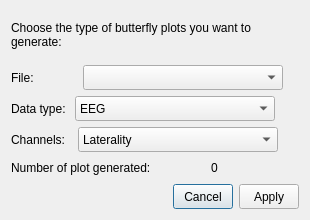
<?xml version="1.0" encoding="UTF-8"?>
<ui version="4.0">
 <class>GenerateMultipleButterfly</class>
 <widget class="QDialog" name="GenerateMultipleButterfly">
  <property name="geometry">
   <rect>
    <x>0</x>
    <y>0</y>
    <width>310</width>
    <height>220</height>
   </rect>
  </property>
  <property name="minimumSize">
   <size>
    <width>310</width>
    <height>220</height>
   </size>
  </property>
  <property name="maximumSize">
   <size>
    <width>310</width>
    <height>220</height>
   </size>
  </property>
  <property name="windowTitle">
   <string>Dialog</string>
  </property>
  <layout class="QVBoxLayout" name="verticalLayout_2">
   <item>
    <widget class="QLabel" name="label_3">
     <property name="text">
      <string>Choose the type of butterfly plots you want to generate:</string>
     </property>
     <property name="wordWrap">
      <bool>true</bool>
     </property>
    </widget>
   </item>
   <item>
    <layout class="QVBoxLayout" name="verticalLayout">
     <item>
      <layout class="QHBoxLayout" name="horizontalLayout_5">
       <property name="leftMargin">
        <number>0</number>
       </property>
       <property name="topMargin">
        <number>0</number>
       </property>
       <property name="rightMargin">
        <number>0</number>
       </property>
       <property name="bottomMargin">
        <number>0</number>
       </property>
       <item>
        <widget class="QLabel" name="label_5">
         <property name="text">
          <string>File:             </string>
         </property>
        </widget>
       </item>
       <item>
        <widget class="QComboBox" name="fileCombobox">
         <property name="minimumSize">
          <size>
           <width>200</width>
           <height>25</height>
          </size>
         </property>
         <property name="maximumSize">
          <size>
           <width>200</width>
           <height>25</height>
          </size>
         </property>
        </widget>
       </item>
       <item>
        <spacer name="horizontalSpacer_5">
         <property name="orientation">
          <enum>Qt::Horizontal</enum>
         </property>
         <property name="sizeHint" stdset="0">
          <size>
           <width>40</width>
           <height>20</height>
          </size>
         </property>
        </spacer>
       </item>
      </layout>
     </item>
     <item>
      <layout class="QHBoxLayout" name="horizontalLayout_2">
       <item>
        <widget class="QLabel" name="label">
         <property name="text">
          <string>Data type: </string>
         </property>
        </widget>
       </item>
       <item>
        <widget class="QComboBox" name="typeCombobox">
         <property name="minimumSize">
          <size>
           <width>200</width>
           <height>25</height>
          </size>
         </property>
         <property name="maximumSize">
          <size>
           <width>200</width>
           <height>25</height>
          </size>
         </property>
         <item>
          <property name="text">
           <string>EEG</string>
          </property>
         </item>
         <item>
          <property name="text">
           <string>MEG</string>
          </property>
         </item>
        </widget>
       </item>
       <item>
        <spacer name="horizontalSpacer_2">
         <property name="orientation">
          <enum>Qt::Horizontal</enum>
         </property>
         <property name="sizeHint" stdset="0">
          <size>
           <width>40</width>
           <height>20</height>
          </size>
         </property>
        </spacer>
       </item>
      </layout>
     </item>
     <item>
      <layout class="QHBoxLayout" name="horizontalLayout_3">
       <item>
        <widget class="QLabel" name="label_2">
         <property name="text">
          <string>Channels:  </string>
         </property>
        </widget>
       </item>
       <item>
        <widget class="QComboBox" name="channelsCombobox">
         <property name="minimumSize">
          <size>
           <width>200</width>
           <height>25</height>
          </size>
         </property>
         <property name="maximumSize">
          <size>
           <width>200</width>
           <height>25</height>
          </size>
         </property>
         <item>
          <property name="text">
           <string>Laterality</string>
          </property>
         </item>
         <item>
          <property name="text">
           <string>Regions</string>
          </property>
         </item>
         <item>
          <property name="text">
           <string>Laterality + Regions</string>
          </property>
         </item>
        </widget>
       </item>
       <item>
        <spacer name="horizontalSpacer_3">
         <property name="orientation">
          <enum>Qt::Horizontal</enum>
         </property>
         <property name="sizeHint" stdset="0">
          <size>
           <width>40</width>
           <height>20</height>
          </size>
         </property>
        </spacer>
       </item>
      </layout>
     </item>
    </layout>
   </item>
   <item>
    <layout class="QHBoxLayout" name="horizontalLayout_4">
     <property name="leftMargin">
      <number>0</number>
     </property>
     <property name="topMargin">
      <number>0</number>
     </property>
     <property name="rightMargin">
      <number>0</number>
     </property>
     <property name="bottomMargin">
      <number>0</number>
     </property>
     <item>
      <widget class="QLabel" name="label_4">
       <property name="minimumSize">
        <size>
         <width>185</width>
         <height>20</height>
        </size>
       </property>
       <property name="maximumSize">
        <size>
         <width>185</width>
         <height>20</height>
        </size>
       </property>
       <property name="text">
        <string>Number of plot generated:</string>
       </property>
      </widget>
     </item>
     <item>
      <widget class="QLabel" name="plotNumberLabel">
       <property name="minimumSize">
        <size>
         <width>25</width>
         <height>20</height>
        </size>
       </property>
       <property name="maximumSize">
        <size>
         <width>25</width>
         <height>20</height>
        </size>
       </property>
       <property name="text">
        <string>0</string>
       </property>
       <property name="alignment">
        <set>Qt::AlignCenter</set>
       </property>
      </widget>
     </item>
     <item>
      <spacer name="horizontalSpacer_4">
       <property name="orientation">
        <enum>Qt::Horizontal</enum>
       </property>
       <property name="sizeHint" stdset="0">
        <size>
         <width>40</width>
         <height>20</height>
        </size>
       </property>
      </spacer>
     </item>
    </layout>
   </item>
   <item>
    <layout class="QHBoxLayout" name="horizontalLayout">
     <item>
      <spacer name="horizontalSpacer">
       <property name="orientation">
        <enum>Qt::Horizontal</enum>
       </property>
       <property name="sizeHint" stdset="0">
        <size>
         <width>40</width>
         <height>20</height>
        </size>
       </property>
      </spacer>
     </item>
     <item>
      <widget class="QPushButton" name="canceButton">
       <property name="minimumSize">
        <size>
         <width>60</width>
         <height>25</height>
        </size>
       </property>
       <property name="maximumSize">
        <size>
         <width>60</width>
         <height>25</height>
        </size>
       </property>
       <property name="text">
        <string>Cancel</string>
       </property>
      </widget>
     </item>
     <item>
      <widget class="QPushButton" name="applyButton">
       <property name="minimumSize">
        <size>
         <width>60</width>
         <height>25</height>
        </size>
       </property>
       <property name="maximumSize">
        <size>
         <width>60</width>
         <height>25</height>
        </size>
       </property>
       <property name="text">
        <string>Apply</string>
       </property>
      </widget>
     </item>
    </layout>
   </item>
  </layout>
 </widget>
 <resources/>
 <connections/>
</ui>
